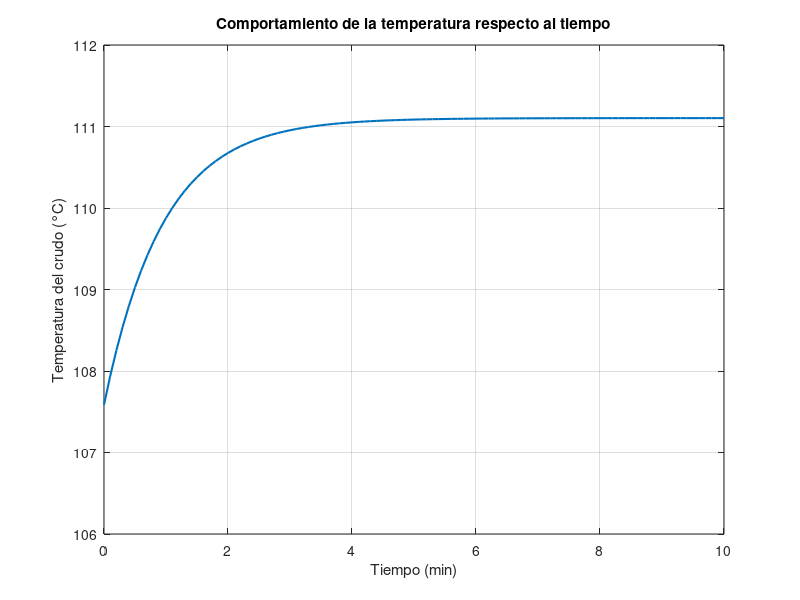

This chart was generated by the following MATLAB code:
%Proceso de calentamiento
clear
clc
Fe=0.5;
Fv=12*1.2;
Te=90;
V=30;
d=870;
dv=1/1.694;
Cp=2.09;
L=2257;
Ts(1)=Te+(12*dv*L)/(0.5*d*Cp);
t(1)=0;
t0=0;
tf=10*60;
n=100;
dt=(tf-t0)/n;
for i=1:n
    f=(Fe*d*Cp*(Te-Ts(i))+(Fv*dv*L))/(d*V*Cp);
    Ts(i+1)=Ts(i)+dt*f;
    t(i+1)=t(i)+dt;
end
t=t/60;
tf=tf/60;
p=plot(t,Ts);
xlabel('Tiempo (min)');
ylabel('Temperatura del crudo (°C)');
title('Comportamiento de la temperatura respecto al tiempo');
grid
axis([0 tf, 106 112]);
set(p,'linewidth',1.5);


